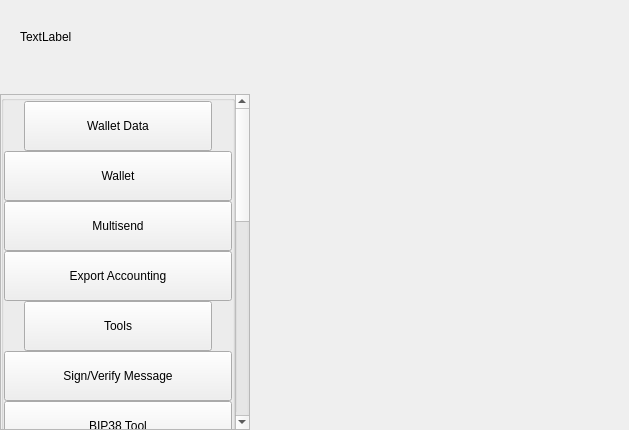
<?xml version="1.0" encoding="UTF-8"?>
<ui version="4.0">
 <class>SettingsWidget</class>
 <widget class="QWidget" name="SettingsWidget">
  <property name="geometry">
   <rect>
    <x>0</x>
    <y>0</y>
    <width>629</width>
    <height>430</height>
   </rect>
  </property>
  <property name="windowTitle">
   <string>Form</string>
  </property>
  <layout class="QHBoxLayout" name="horizontalLayout" stretch="1,2">
   <property name="spacing">
    <number>0</number>
   </property>
   <property name="leftMargin">
    <number>0</number>
   </property>
   <property name="topMargin">
    <number>0</number>
   </property>
   <property name="rightMargin">
    <number>0</number>
   </property>
   <property name="bottomMargin">
    <number>0</number>
   </property>
   <item>
    <widget class="QWidget" name="left" native="true">
     <property name="minimumSize">
      <size>
       <width>250</width>
       <height>0</height>
      </size>
     </property>
     <layout class="QVBoxLayout" name="verticalLayout">
      <property name="leftMargin">
       <number>0</number>
      </property>
      <property name="topMargin">
       <number>0</number>
      </property>
      <property name="rightMargin">
       <number>0</number>
      </property>
      <property name="bottomMargin">
       <number>0</number>
      </property>
      <item>
       <layout class="QVBoxLayout" name="verticalLayout_1">
        <property name="spacing">
         <number>0</number>
        </property>
        <item>
         <layout class="QHBoxLayout" name="horizontalLayout_1">
          <property name="spacing">
           <number>0</number>
          </property>
          <property name="leftMargin">
           <number>20</number>
          </property>
          <property name="rightMargin">
           <number>20</number>
          </property>
          <item>
           <widget class="QLabel" name="labelTitle">
            <property name="text">
             <string>TextLabel</string>
            </property>
           </widget>
          </item>
          <item>
           <spacer name="horizontalSpacer">
            <property name="orientation">
             <enum>Qt::Horizontal</enum>
            </property>
            <property name="sizeHint" stdset="0">
             <size>
              <width>40</width>
              <height>20</height>
             </size>
            </property>
           </spacer>
          </item>
         </layout>
        </item>
        <item>
         <spacer name="verticalSpacer_2">
          <property name="orientation">
           <enum>Qt::Vertical</enum>
          </property>
          <property name="sizeType">
           <enum>QSizePolicy::Fixed</enum>
          </property>
          <property name="sizeHint" stdset="0">
           <size>
            <width>20</width>
            <height>20</height>
           </size>
          </property>
         </spacer>
        </item>
        <item>
         <layout class="QVBoxLayout" name="verticalLayout_2">
          <item>
           <widget class="QScrollArea" name="scrollArea">
            <property name="sizePolicy">
             <sizepolicy hsizetype="Expanding" vsizetype="Minimum">
              <horstretch>0</horstretch>
              <verstretch>0</verstretch>
             </sizepolicy>
            </property>
            <property name="styleSheet">
             <string notr="true"/>
            </property>
            <property name="horizontalScrollBarPolicy">
             <enum>Qt::ScrollBarAlwaysOff</enum>
            </property>
            <property name="sizeAdjustPolicy">
             <enum>QAbstractScrollArea::AdjustIgnored</enum>
            </property>
            <property name="widgetResizable">
             <bool>true</bool>
            </property>
            <property name="alignment">
             <set>Qt::AlignLeading|Qt::AlignLeft|Qt::AlignTop</set>
            </property>
            <widget class="QWidget" name="scrollAreaWidgetContents">
             <property name="geometry">
              <rect>
               <x>0</x>
               <y>0</y>
               <width>230</width>
               <height>887</height>
              </rect>
             </property>
             <property name="sizePolicy">
              <sizepolicy hsizetype="Preferred" vsizetype="Minimum">
               <horstretch>0</horstretch>
               <verstretch>0</verstretch>
              </sizepolicy>
             </property>
             <property name="autoFillBackground">
              <bool>true</bool>
             </property>
             <layout class="QVBoxLayout" name="verticalLayout_3">
              <property name="spacing">
               <number>0</number>
              </property>
              <property name="sizeConstraint">
               <enum>QLayout::SetDefaultConstraint</enum>
              </property>
              <property name="leftMargin">
               <number>0</number>
              </property>
              <property name="topMargin">
               <number>0</number>
              </property>
              <property name="rightMargin">
               <number>0</number>
              </property>
              <property name="bottomMargin">
               <number>0</number>
              </property>
              <item>
               <layout class="QVBoxLayout" name="verticalLayout_4">
                <item>
                 <widget class="QGroupBox" name="groupBox">
                  <property name="sizePolicy">
                   <sizepolicy hsizetype="Preferred" vsizetype="Minimum">
                    <horstretch>0</horstretch>
                    <verstretch>0</verstretch>
                   </sizepolicy>
                  </property>
                  <property name="title">
                   <string/>
                  </property>
                  <layout class="QVBoxLayout" name="verticalLayout_5">
                   <property name="spacing">
                    <number>0</number>
                   </property>
                   <property name="leftMargin">
                    <number>0</number>
                   </property>
                   <property name="topMargin">
                    <number>0</number>
                   </property>
                   <property name="rightMargin">
                    <number>0</number>
                   </property>
                   <property name="bottomMargin">
                    <number>0</number>
                   </property>
                   <item>
                    <layout class="QHBoxLayout" name="horizontalLayout_2">
                     <property name="spacing">
                      <number>0</number>
                     </property>
                     <property name="leftMargin">
                      <number>20</number>
                     </property>
                     <property name="rightMargin">
                      <number>20</number>
                     </property>
                     <item alignment="Qt::AlignTop">
                      <widget class="QPushButton" name="pushButtonFile">
                       <property name="minimumSize">
                        <size>
                         <width>0</width>
                         <height>50</height>
                        </size>
                       </property>
                       <property name="maximumSize">
                        <size>
                         <width>16777215</width>
                         <height>50</height>
                        </size>
                       </property>
                       <property name="text">
                        <string>Wallet Data</string>
                       </property>
                       <property name="checkable">
                        <bool>true</bool>
                       </property>
                       <property name="autoExclusive">
                        <bool>false</bool>
                       </property>
                      </widget>
                     </item>
                    </layout>
                   </item>
                   <item>
                    <widget class="QWidget" name="fileButtonsWidget" native="true">
                     <layout class="QVBoxLayout" name="verticalLayout_6">
                      <property name="spacing">
                       <number>0</number>
                      </property>
                      <property name="leftMargin">
                       <number>0</number>
                      </property>
                      <property name="topMargin">
                       <number>0</number>
                      </property>
                      <property name="rightMargin">
                       <number>0</number>
                      </property>
                      <property name="bottomMargin">
                       <number>0</number>
                      </property>
                      <item>
                       <widget class="QPushButton" name="pushButtonFile2">
                        <property name="minimumSize">
                         <size>
                          <width>0</width>
                          <height>50</height>
                         </size>
                        </property>
                        <property name="maximumSize">
                         <size>
                          <width>16777215</width>
                          <height>50</height>
                         </size>
                        </property>
                        <property name="text">
                         <string>Wallet</string>
                        </property>
                        <property name="checkable">
                         <bool>true</bool>
                        </property>
                        <property name="autoExclusive">
                         <bool>false</bool>
                        </property>
                       </widget>
                      </item>
                      <item>
                       <widget class="QPushButton" name="pushButtonFile3">
                        <property name="minimumSize">
                         <size>
                          <width>0</width>
                          <height>50</height>
                         </size>
                        </property>
                        <property name="maximumSize">
                         <size>
                          <width>16777215</width>
                          <height>50</height>
                         </size>
                        </property>
                        <property name="text">
                         <string>Multisend</string>
                        </property>
                        <property name="checkable">
                         <bool>true</bool>
                        </property>
                        <property name="autoExclusive">
                         <bool>false</bool>
                        </property>
                       </widget>
                      </item>
                      <item>
                       <widget class="QPushButton" name="pushButtonExportCsv">
                        <property name="minimumSize">
                         <size>
                          <width>0</width>
                          <height>50</height>
                         </size>
                        </property>
                        <property name="maximumSize">
                         <size>
                          <width>16777215</width>
                          <height>50</height>
                         </size>
                        </property>
                        <property name="focusPolicy">
                         <enum>Qt::NoFocus</enum>
                        </property>
                        <property name="text">
                         <string>Export Accounting</string>
                        </property>
                        <property name="checkable">
                         <bool>true</bool>
                        </property>
                        <property name="autoExclusive">
                         <bool>false</bool>
                        </property>
                       </widget>
                      </item>
                     </layout>
                    </widget>
                   </item>
                   <item>
                    <layout class="QHBoxLayout" name="horizontalLayout_3">
                     <property name="spacing">
                      <number>0</number>
                     </property>
                     <property name="leftMargin">
                      <number>20</number>
                     </property>
                     <property name="rightMargin">
                      <number>20</number>
                     </property>
                     <item alignment="Qt::AlignTop">
                      <widget class="QPushButton" name="pushButtonConfiguration">
                       <property name="minimumSize">
                        <size>
                         <width>0</width>
                         <height>50</height>
                        </size>
                       </property>
                       <property name="maximumSize">
                        <size>
                         <width>16777215</width>
                         <height>50</height>
                        </size>
                       </property>
                       <property name="text">
                        <string>Tools</string>
                       </property>
                       <property name="checkable">
                        <bool>true</bool>
                       </property>
                       <property name="autoExclusive">
                        <bool>false</bool>
                       </property>
                      </widget>
                     </item>
                    </layout>
                   </item>
                   <item>
                    <widget class="QWidget" name="configurationButtonsWidget" native="true">
                     <layout class="QVBoxLayout" name="verticalLayout_7">
                      <property name="spacing">
                       <number>0</number>
                      </property>
                      <property name="leftMargin">
                       <number>0</number>
                      </property>
                      <property name="topMargin">
                       <number>0</number>
                      </property>
                      <property name="rightMargin">
                       <number>0</number>
                      </property>
                      <property name="bottomMargin">
                       <number>0</number>
                      </property>
                      <item>
                       <widget class="QPushButton" name="pushButtonConfiguration4">
                        <property name="minimumSize">
                         <size>
                          <width>0</width>
                          <height>50</height>
                         </size>
                        </property>
                        <property name="maximumSize">
                         <size>
                          <width>16777215</width>
                          <height>50</height>
                         </size>
                        </property>
                        <property name="text">
                         <string>Sign/Verify Message</string>
                        </property>
                        <property name="checkable">
                         <bool>true</bool>
                        </property>
                        <property name="autoExclusive">
                         <bool>false</bool>
                        </property>
                       </widget>
                      </item>
                      <item>
                       <widget class="QPushButton" name="pushButtonConfiguration3">
                        <property name="minimumSize">
                         <size>
                          <width>0</width>
                          <height>50</height>
                         </size>
                        </property>
                        <property name="maximumSize">
                         <size>
                          <width>16777215</width>
                          <height>50</height>
                         </size>
                        </property>
                        <property name="text">
                         <string>BIP38 Tool</string>
                        </property>
                        <property name="checkable">
                         <bool>true</bool>
                        </property>
                        <property name="autoExclusive">
                         <bool>false</bool>
                        </property>
                       </widget>
                      </item>
                     </layout>
                    </widget>
                   </item>
                   <item>
                    <layout class="QHBoxLayout" name="horizontalLayout_4">
                     <property name="spacing">
                      <number>0</number>
                     </property>
                     <property name="leftMargin">
                      <number>20</number>
                     </property>
                     <property name="rightMargin">
                      <number>20</number>
                     </property>
                     <item alignment="Qt::AlignTop">
                      <widget class="QPushButton" name="pushButtonOptions">
                       <property name="minimumSize">
                        <size>
                         <width>0</width>
                         <height>50</height>
                        </size>
                       </property>
                       <property name="maximumSize">
                        <size>
                         <width>16777215</width>
                         <height>50</height>
                        </size>
                       </property>
                       <property name="text">
                        <string>Options</string>
                       </property>
                       <property name="checkable">
                        <bool>true</bool>
                       </property>
                       <property name="autoExclusive">
                        <bool>false</bool>
                       </property>
                      </widget>
                     </item>
                    </layout>
                   </item>
                   <item>
                    <widget class="QWidget" name="optionsButtonsWidget" native="true">
                     <layout class="QVBoxLayout" name="verticalLayout_8">
                      <property name="spacing">
                       <number>0</number>
                      </property>
                      <property name="leftMargin">
                       <number>0</number>
                      </property>
                      <property name="topMargin">
                       <number>0</number>
                      </property>
                      <property name="rightMargin">
                       <number>0</number>
                      </property>
                      <property name="bottomMargin">
                       <number>0</number>
                      </property>
                      <item>
                       <widget class="QPushButton" name="pushButtonOptions1">
                        <property name="minimumSize">
                         <size>
                          <width>0</width>
                          <height>50</height>
                         </size>
                        </property>
                        <property name="maximumSize">
                         <size>
                          <width>16777215</width>
                          <height>50</height>
                         </size>
                        </property>
                        <property name="text">
                         <string>Main</string>
                        </property>
                        <property name="checkable">
                         <bool>true</bool>
                        </property>
                        <property name="checked">
                         <bool>false</bool>
                        </property>
                        <property name="autoExclusive">
                         <bool>false</bool>
                        </property>
                       </widget>
                      </item>
                      <item>
                       <widget class="QPushButton" name="pushButtonOptions2">
                        <property name="minimumSize">
                         <size>
                          <width>0</width>
                          <height>50</height>
                         </size>
                        </property>
                        <property name="maximumSize">
                         <size>
                          <width>16777215</width>
                          <height>50</height>
                         </size>
                        </property>
                        <property name="text">
                         <string>Wallet</string>
                        </property>
                        <property name="checkable">
                         <bool>true</bool>
                        </property>
                        <property name="autoExclusive">
                         <bool>false</bool>
                        </property>
                       </widget>
                      </item>
                      <item>
                       <widget class="QPushButton" name="pushButtonOptions5">
                        <property name="minimumSize">
                         <size>
                          <width>0</width>
                          <height>50</height>
                         </size>
                        </property>
                        <property name="maximumSize">
                         <size>
                          <width>16777215</width>
                          <height>50</height>
                         </size>
                        </property>
                        <property name="text">
                         <string>Display</string>
                        </property>
                        <property name="checkable">
                         <bool>true</bool>
                        </property>
                        <property name="autoExclusive">
                         <bool>false</bool>
                        </property>
                       </widget>
                      </item>
                     </layout>
                    </widget>
                   </item>
                   <item>
                    <layout class="QHBoxLayout" name="horizontalTools">
                     <property name="spacing">
                      <number>0</number>
                     </property>
                     <property name="leftMargin">
                      <number>20</number>
                     </property>
                     <property name="rightMargin">
                      <number>20</number>
                     </property>
                     <item alignment="Qt::AlignTop">
                      <widget class="QPushButton" name="pushButtonTools">
                       <property name="minimumSize">
                        <size>
                         <width>0</width>
                         <height>50</height>
                        </size>
                       </property>
                       <property name="maximumSize">
                        <size>
                         <width>16777215</width>
                         <height>50</height>
                        </size>
                       </property>
                       <property name="text">
                        <string>Debug</string>
                       </property>
                       <property name="checkable">
                        <bool>true</bool>
                       </property>
                       <property name="autoExclusive">
                        <bool>false</bool>
                       </property>
                      </widget>
                     </item>
                    </layout>
                   </item>
                   <item>
                    <widget class="QWidget" name="toolsButtonsWidget" native="true">
                     <layout class="QVBoxLayout" name="verticalTools_11">
                      <property name="spacing">
                       <number>0</number>
                      </property>
                      <property name="leftMargin">
                       <number>0</number>
                      </property>
                      <property name="topMargin">
                       <number>0</number>
                      </property>
                      <property name="rightMargin">
                       <number>0</number>
                      </property>
                      <property name="bottomMargin">
                       <number>0</number>
                      </property>
                      <item>
                       <widget class="QPushButton" name="pushButtonTools1">
                        <property name="minimumSize">
                         <size>
                          <width>0</width>
                          <height>50</height>
                         </size>
                        </property>
                        <property name="maximumSize">
                         <size>
                          <width>16777215</width>
                          <height>50</height>
                         </size>
                        </property>
                        <property name="text">
                         <string>Information</string>
                        </property>
                        <property name="checkable">
                         <bool>true</bool>
                        </property>
                        <property name="checked">
                         <bool>false</bool>
                        </property>
                        <property name="autoExclusive">
                         <bool>false</bool>
                        </property>
                       </widget>
                      </item>
                      <item>
                       <widget class="QPushButton" name="pushButtonTools2">
                        <property name="minimumSize">
                         <size>
                          <width>0</width>
                          <height>50</height>
                         </size>
                        </property>
                        <property name="maximumSize">
                         <size>
                          <width>16777215</width>
                          <height>50</height>
                         </size>
                        </property>
                        <property name="text">
                         <string>Console</string>
                        </property>
                        <property name="checkable">
                         <bool>true</bool>
                        </property>
                        <property name="autoExclusive">
                         <bool>false</bool>
                        </property>
                       </widget>
                      </item>
                      <item>
                       <widget class="QPushButton" name="pushButtonTools5">
                        <property name="minimumSize">
                         <size>
                          <width>0</width>
                          <height>50</height>
                         </size>
                        </property>
                        <property name="maximumSize">
                         <size>
                          <width>16777215</width>
                          <height>50</height>
                         </size>
                        </property>
                        <property name="text">
                         <string>Wallet Repair</string>
                        </property>
                        <property name="checkable">
                         <bool>true</bool>
                        </property>
                        <property name="autoExclusive">
                         <bool>false</bool>
                        </property>
                       </widget>
                      </item>
                     </layout>
                    </widget>
                   </item>
                   <item>
                    <layout class="QHBoxLayout" name="horizontalHelp">
                     <property name="spacing">
                      <number>0</number>
                     </property>
                     <property name="leftMargin">
                      <number>20</number>
                     </property>
                     <property name="rightMargin">
                      <number>20</number>
                     </property>
                     <item alignment="Qt::AlignTop">
                      <widget class="QPushButton" name="pushButtonHelp">
                       <property name="minimumSize">
                        <size>
                         <width>0</width>
                         <height>50</height>
                        </size>
                       </property>
                       <property name="maximumSize">
                        <size>
                         <width>16777215</width>
                         <height>50</height>
                        </size>
                       </property>
                       <property name="text">
                        <string>Help</string>
                       </property>
                       <property name="checkable">
                        <bool>true</bool>
                       </property>
                       <property name="autoExclusive">
                        <bool>false</bool>
                       </property>
                      </widget>
                     </item>
                    </layout>
                   </item>
                   <item>
                    <widget class="QWidget" name="helpButtonsWidget" native="true">
                     <layout class="QVBoxLayout" name="verticalHelp">
                      <property name="spacing">
                       <number>0</number>
                      </property>
                      <property name="leftMargin">
                       <number>0</number>
                      </property>
                      <property name="topMargin">
                       <number>0</number>
                      </property>
                      <property name="rightMargin">
                       <number>0</number>
                      </property>
                      <property name="bottomMargin">
                       <number>0</number>
                      </property>
                      <item>
                       <widget class="QPushButton" name="pushButtonHelp1">
                        <property name="minimumSize">
                         <size>
                          <width>0</width>
                          <height>50</height>
                         </size>
                        </property>
                        <property name="maximumSize">
                         <size>
                          <width>16777215</width>
                          <height>50</height>
                         </size>
                        </property>
                        <property name="text">
                         <string>FAQ</string>
                        </property>
                        <property name="checkable">
                         <bool>false</bool>
                        </property>
                        <property name="checked">
                         <bool>false</bool>
                        </property>
                        <property name="autoExclusive">
                         <bool>false</bool>
                        </property>
                       </widget>
                      </item>
                      <item>
                       <widget class="QPushButton" name="pushButtonHelp2">
                        <property name="minimumSize">
                         <size>
                          <width>0</width>
                          <height>50</height>
                         </size>
                        </property>
                        <property name="maximumSize">
                         <size>
                          <width>16777215</width>
                          <height>50</height>
                         </size>
                        </property>
                        <property name="text">
                         <string>About papara</string>
                        </property>
                        <property name="checkable">
                         <bool>false</bool>
                        </property>
                        <property name="autoExclusive">
                         <bool>false</bool>
                        </property>
                       </widget>
                      </item>
                     </layout>
                    </widget>
                   </item>
                  </layout>
                 </widget>
                </item>
               </layout>
              </item>
             </layout>
            </widget>
           </widget>
          </item>
         </layout>
        </item>
       </layout>
      </item>
     </layout>
    </widget>
   </item>
   <item>
    <widget class="QWidget" name="right" native="true">
     <layout class="QVBoxLayout" name="verticalLayout_9">
      <property name="leftMargin">
       <number>0</number>
      </property>
      <property name="topMargin">
       <number>0</number>
      </property>
      <property name="rightMargin">
       <number>0</number>
      </property>
      <property name="bottomMargin">
       <number>0</number>
      </property>
      <item>
       <layout class="QVBoxLayout" name="verticalLayout_10">
        <property name="spacing">
         <number>6</number>
        </property>
        <item>
         <layout class="QVBoxLayout" name="verticalLayout_11">
          <item>
           <widget class="QStackedWidget" name="stackedWidgetContainer"/>
          </item>
         </layout>
        </item>
       </layout>
      </item>
     </layout>
    </widget>
   </item>
  </layout>
 </widget>
 <resources/>
 <connections/>
</ui>
